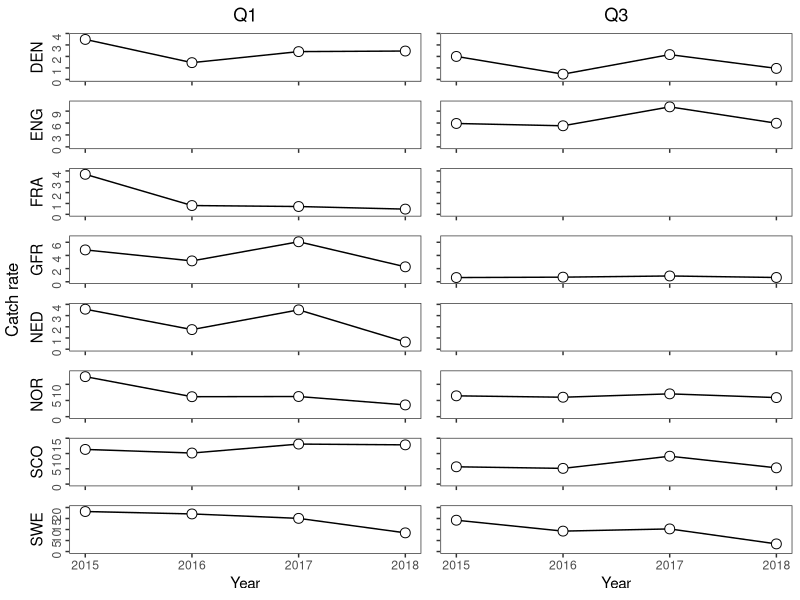

Recreate this plot in R.
library(ggplot2)
library(grid)
library(gridExtra)
library(egg)
library(stringr)

#' @noRd
panelPlot  <- function(plotdata, columnGroups, rowGroups, xVariable, yVariable, yVariableUpper, yVaraiableLower, xlimrow, ylimcol, ylabel, basetheme, showX=F, showY=F, title=NULL){
  
  panelplot <- ggplot(plotdata, aes_string(x=xVariable, y=yVariable)) + geom_line() + geom_point(shape=21, size=3, fill="white") + ylim(ylimcol) + xlim(xlimrow) + ylab(ylabel)
  
  if (!is.null(yVariableUpper) & !is.null(yVaraiableLower)){
    panelplot <- panelplot +  geom_errorbar(width=.1, aes_string(ymin=yVaraiableLower, ymax=yVariableUpper))
  }
  panelplot <- panelplot + basetheme()
  panelplot <- panelplot + theme(panel.grid.minor = element_blank(), panel.grid.major = element_blank())
  if (!showX){
    panelplot <- panelplot + theme(axis.title.x = element_blank(), axis.text.x=element_blank())
  }
  if (!showY){
    panelplot <- panelplot + theme(axis.title.y = element_blank(), axis.text.y=element_blank())
  }
  if (!is.null(title)){
    panelplot <- panelplot + ggtitle(title)
  }

  return(panelplot)
}

#' Table plot
#' @description 
#'  makes a tabulated plot of estimates grouped by two covariates, one for columns, one for rows. axes of all plots are the same variables.
#' @details 
#'  If 'yVariableUpper' and 'yVaraiateLower' is not provided, error bars will not be plotted
#' @param data data.table() with data, must contain columns identified by parameters 'columnGroups', 'rowGroups', 'xVariable' and 'yVariable'
#' @param columnGroups character() identifies column in data that identifies the grouping used for columns in the plot
#' @param rowGRoups character() identifies column in data that identifies the grouping used for rows in the plot
#' @param xVariable character() identifies column in data containting variable to be used for x-axis
#' @param yVariable character() identifies column in data containing variable to be used for y-axis
#' @param yVariableUpper character(), optional,  identifies column in data containing upper limits for error bars
#' @param yVaraiableLower character(), optional, identifies column in data containing lower limits for error bars
#' @param ylab character(), optional, label for y-axis, if not provided 'yVariable' will be used.
#' @param ymin numeric(), optional, lower bounds of y axis, if not provided y axis will be adopted to data for each column
#' @param ymax numeric(), optional, upper bounds of y axis, if not provided y axis will be adopted to data for each column
#' @param xlim vector, optional, lower and upper bounds of x axis, if not provided y axis will be adapted to data for each row
#' @param basetheme ggplot2 - theme function to use for plotting
stackedPanels <- function(data, columnGroups, rowGroups, xVariable, yVariable, yVariableUpper=NULL, yVaraiableLower=NULL, ylab=NULL, xlim=NULL, ymin=NULL, ymax=NULL, basetheme=function(x){ggplot2::theme_bw() + theme(plot.title = element_text(hjust = 0.5), axis.text.y = element_text(angle = 90, hjust = 1))}){
  
  if (!all(c(columnGroups, rowGroups, xVariable, yVariable) %in% names(data))){
    stop("Some arguments (columnGroups, rowGroups, xVariable, yVariable) not found in data.")
  }
  
  if (any(is.na(data[,c(columnGroups, rowGroups, xVariable)]))){
    stop("NAs in grouping variables or x variable")
  }

  if (is.null(yVariableUpper) + is.null(yVaraiableLower) == 1){
    stop("Provide either both yVariableUpper and yVaraiableLower, or neither of them")
  }
  
  if (is.null(ylab)){
    ylab <- yVariable
  }
  
  rows <- sort(unique(unlist(data[,rowGroups])))
  cols <- sort(unique(unlist(data[,columnGroups])))
  
  panels <- list()
  for (row in rows){
    
    miny <- ymin
    if (is.null(miny)){
      miny <- min(data[data[,rowGroups] == row,yVariable])
      miny <- miny - abs(miny) * .1
    }
    maxy <- ymax
    if (is.null(maxy)){
      maxy <- max(data[data[,rowGroups] == row,yVariable])
      maxy <- maxy + abs(maxy) * .1
      
    }
    ylimcol <- c(miny, maxy)
    
    for (col in cols){
      xlimrow <- xlim
      if (is.null(xlimrow)){
        xlimrow <- c(min(data[data[,columnGroups] == col,xVariable]), max(data[data[,columnGroups] == col,xVariable]))
      }
      
      title <- NULL
      if (row == rows[1]){
        title = col
      }
      
      plotdata <- data[data[,columnGroups] == col & data[,rowGroups] == row,]
      panel <- panelPlot(plotdata, columnGroups, rowGroups, xVariable, yVariable, yVariableUpper, yVaraiableLower, xlimrow, ylimcol, showX=(row == rows[length(rows)]), showY=(col == cols[1]), ylabel=row, basetheme=basetheme, title=title)
      panels[[paste(row, col, sep="/")]] <- panel
      
    }
  }
  
  ggarrange(
    plots=panels,
    nrow=length(rows),
    left=ylab
    )
    
}

warning("Add error bars")

d <- read.csv("data/Catch-rates-countries.csv", sep=";")
stackedPanels(d, "Quarter", "Country", "Year", "Catch_rate", ymin=0, ylab = "Catch rate")
